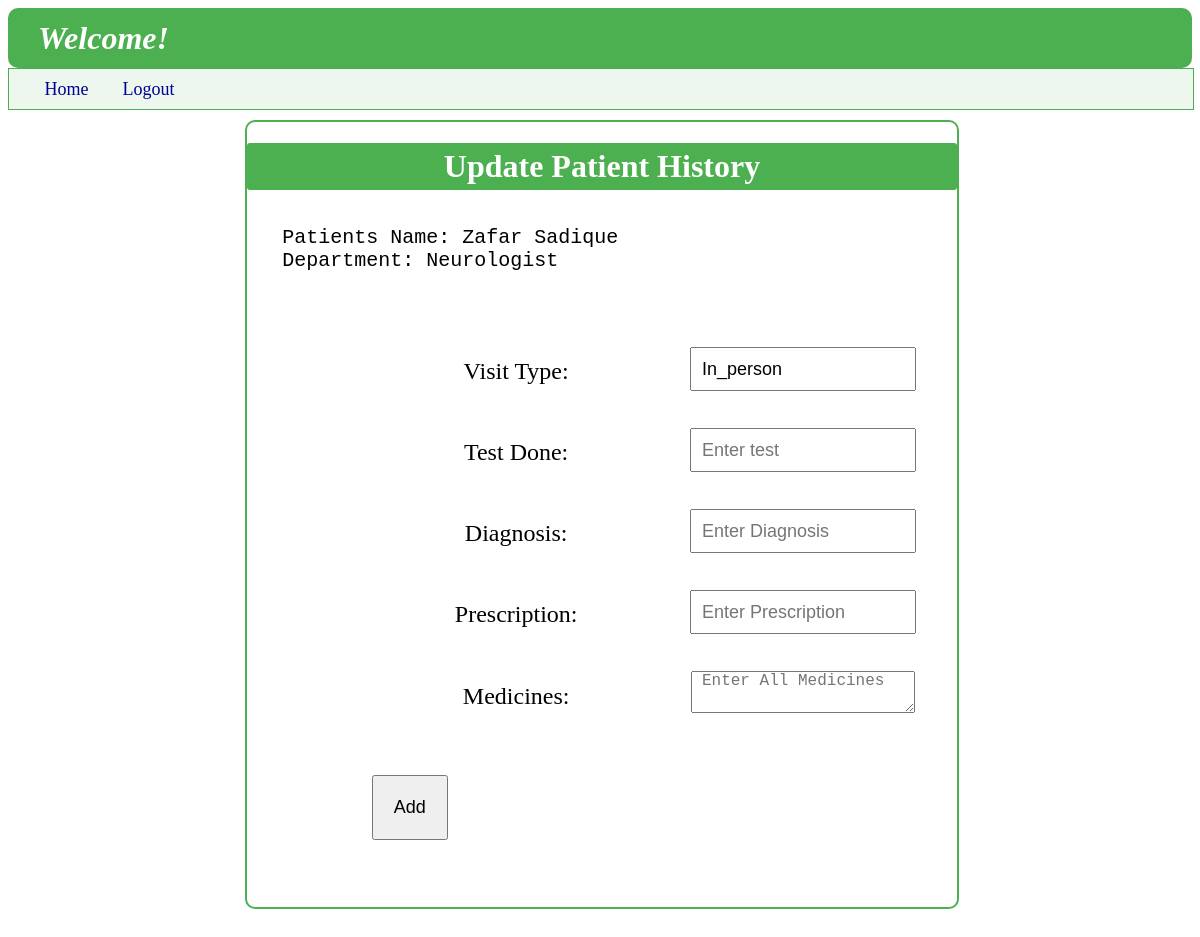
The page /apppointment_update/1 on the database its author committed.
### backend/models.py (models this page shows)
class User_Info(db.Model):
    __tablename__ = "user_info"
    id=db.Column(db.Integer,primary_key=True,autoincrement=True)
    full_name=db.Column(db.String,nullable=False)
    email=db.Column(db.String,unique=True,nullable=False)
    password=db.Column(db.String,nullable=False)
    role=db.Column(db.Integer,default=1)
    is_blacklist=db.Column(db.Integer,default=0)
    appointments=db.relationship("Appointments",cascade="all,delete",backref="user_info",lazy=True)

class Department(db.Model):
    __tablename__ = "department"
    id=db.Column(db.String,primary_key=True,nullable=False)
    specialization=db.Column(db.String,nullable=False)
    description=db.Column(db.String,nullable=False)
    doctor=db.relationship("Doctor_Info",cascade="all,delete",backref="department",lazy=True)

class Appointments(db.Model):
    __tablename__ = "appointments"
    id=db.Column(db.Integer,primary_key=True)
    user_id=db.Column(db.Integer,db.ForeignKey("user_info.id"),nullable=False)
    doctor_id=db.Column(db.Integer,db.ForeignKey("doctor_info.id"),nullable=False)
    date=db.Column(db.Date,nullable=False)
    time_slot=db.Column(db.String,nullable=False)
    vist_type=db.Column(db.String,nullable=True)#please correct typo vist-> visit
    status=db.Column (db.String,nullable=False,default="Incomplete")
    diagnosis=db.Column(db.String,nullable=True)
    prescription=db.Column(db.String,nullable=True)
    test_done=db.Column(db.String,nullable=True)
    medicines=db.Column(db.String,nullable=True)

### backend/controllers.py (the view, shortened to what this page needs)
@app.route("/apppointment_update/<appoin_id>", methods=["GET", "POST"])
def ap_update(appoin_id):
    a_p=Appointments.query.filter(Appointments.id==appoin_id).first()
    d_id=a_p.doctor_id
    return render_template("doct_update_patient_hist.html",appointment=a_p,d_id=d_id)

### templates/doct_update_patient_hist.html
{%extends "doctor_layout.html"%}
{%block content%}
    <div class="login_panel" style="border-color: rgb(76, 175, 80);">
        <h1 style="text-align: center; font-weight: bold; background-color: rgb(76, 175, 80); color: white; border-radius: 3px; padding: 5px; ">Update Patient History</h1>
        {%if appointment%}
        <pre style="margin: 5%; font-size: x-large;">
Patients Name: {{appointment.user_info.full_name}}
Department: {{appointment.doctor_info.department.specialization}}
        </pre>
        <form action="{{url_for('ap_update',appoin_id=appointment.id)}}" method="POST" class="form_style">
            <table>
                <tr>
                    <td><label for="visit_type"  style=" margin-bottom: 1%; font-size:x-large;">Visit Type:</label></td>
                    <td><input type="text" id="visit_type" name="visit_type" class="input_form" value="{{appointment.vist_type}}"></td>
                </tr>
                <tr>
                    <td><label for="test_done"  style=" margin-bottom: 1%; font-size:x-large;">Test Done:</label></td>
                    <td><input type="text" id="test_done" name="test_done" class="input_form" placeholder="Enter test "></td>
                </tr>
                <tr>
                    <td><label for="diagnosis"  style=" margin-bottom: 1%; font-size:x-large;">Diagnosis:</label></td>
                    <td><input type="text" id="diagnosis" name="diagnosis" class="input_form" placeholder="Enter Diagnosis"></td>
                </tr>
                <tr>
                    <td><label for="prescription"  style=" margin-bottom: 1%; font-size:x-large;">Prescription:</label></td>
                    <td><input type="text" id="prescription" name="prescription" class="input_form" placeholder="Enter Prescription"></td>
                </tr>
                <tr>
                    <td><label for="medicines"  style=" margin-bottom: 1%; font-size:x-large;">Medicines:</label></td>
                    <td><textarea type="text" id="medicines" name="medicines" class="input_form" placeholder="Enter All Medicines"></textarea></td>
                </tr>
            </table>
            <br>
            <div>
                <button type="submit" style="font-size: large; padding: 20px; margin: 3% 0% 10% 0%;">Add</button>
            </div>
        </form>
        {%else%}
        <h3>This appointment doesn't exist</h3>
        {%endif%}
    </div>
{%endblock%}

### static/style.css (style rules this page uses)
body { background-image: url("https://static.vecteezy.com/system/resources/thumbnails/002/072/163/small_2x/doctor-injecting-coronavirus-vaccine-to-a-patient-concept-free-vector.jpg"); background-repeat: no-repeat; background-size: 650px 650px; background-position: center; background-attachment: fixed; filter: saturate(1.0); z-index: -4; backdrop-filter: blur(4px); }
.login_panel { height: auto; width: 60%; margin: 10px 20% 40px 20%; border: 2px double rgb(0, 180, 216); border-radius: 10px; }
.form_style { margin: 10px 10px 10px 125px; }
.input_form { width: 80%; margin: 5px 0 10px 0; padding: 0 0 0 10px; height: 40px; font-size: large; }
table { width: 100%; table-layout: fixed; }
td { text-align: center; padding: 10px; }

### rows shown on the page
User_Info: user_info.full_name "Zafar Sadique"
Department: doctor_info.department.specialization "Neurologist"
Appointments: visit_type "In_person"
